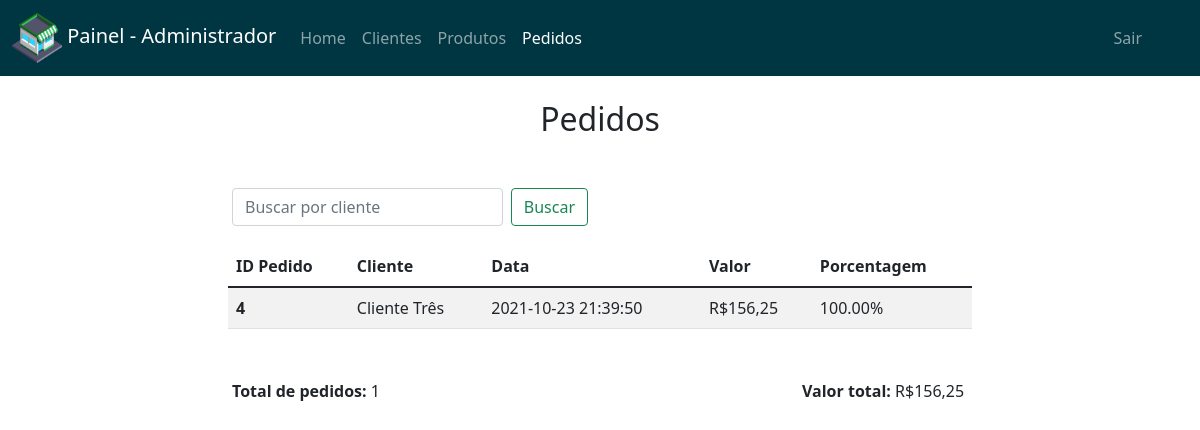
Page /pedidos.php?id=4 (signed in) on the committed database.
### tables this page shows
CREATE TABLE `pedidos` (
  `id_pedidos` int(11) NOT NULL,
  `id_cliente` int(11) NOT NULL,
  `data_pedido` datetime NOT NULL,
  `valor_pedido` float NOT NULL
);

CREATE TABLE `clientes` (
  `id_cliente` int(11) NOT NULL,
  `cpf_cliente` varchar(11) NOT NULL,
  `nome_cliente` varchar(50) NOT NULL,
  `telefone_cliente` varchar(10) NOT NULL
);

### pedidos.php (the view, shortened to what this page needs)
<!DOCTYPE html>
<html>
<head>
	<link rel="stylesheet" href="https://use.fontawesome.com/releases/v5.6.1/css/all.css">
	<link href="https://cdn.jsdelivr.net/npm/bootstrap@5.1.3/dist/css/bootstrap.min.css" rel="stylesheet">
</head>
<body>
	<nav class="navbar navbar-expand-lg navbar-dark bg-custom">
	  	<div class="container-fluid">
	    	<a class="navbar-brand" href="index.php">
	      		<img src="img/shop-icon.png" alt="" width="50" height="50">
	      		Painel - Administrador
	    	</a>
		    <div class="collapse navbar-collapse" id="navbarNav">
		      	<ul class="navbar-nav">
		        	<li class="nav-item">
		          		<a class="nav-link" aria-current="page" href="index.php">Home</a>
		        	</li>
		        	<li class="nav-item">
		          		<a class="nav-link" href="clientes.php">Clientes</a>
		        	</li>
			        <li class="nav-item">
			          	<a class="nav-link" href="produtos.php">Produtos</a>
			        </li>
			        <li class="nav-item">
			          	<a class="nav-link active" href="pedidos.php">Pedidos</a>
			        </li>
			        <li class="nav-item" style="right:  50px; position: absolute;">
			          	<a class="nav-link" href="?sair">Sair</a>
			        </li>
		      	</ul>
		    </div>
	  	</div>
	</nav>
	<div class="container">
		<br>
		<h2 align="center">Pedidos</h2>
		<div class="row" style="margin-top: 50px;">
			<div class="col-md-4 offset-md-2">
				<form class="d-flex">
			        <input class="form-control me-2" type="search" placeholder="Buscar por cliente" aria-label="Search" name="id">
			        <button class="btn btn-outline-success" type="submit">Buscar</button>
			    </form>
			</div>
		</div>
		<div class="col-md-8 offset-md-2" style="margin-top: 20px;">
			<table class="table table-striped">
			  	<thead>
			    	<tr>
			      	<th scope="col">ID Pedido</th>
			      	<th scope="col">Cliente</th>
			      	<th scope="col">Data</th>
			      	<th scope="col">Valor</th>
			      	<th scope="col">Porcentagem</th>
			    </tr>
			  	</thead>
			  	<tbody>
			  		<?php
			  		if (isset($_GET['id'])) {
			  			$id = $_GET['id'];
			  			$valorTotal = 0;
			  			$totalPedidos = 0;
			  			require_once "inc/config.php";
			  			$sqlValor = $pdo->prepare("SELECT valor_pedido FROM pedidos WHERE id_cliente = '".$id."'");
			  			$sqlValor->execute();
			  			while($rowValor = $sqlValor->fetch()){
			  				$valorTotal += $rowValor['valor_pedido'];
			  				$totalPedidos++;
			  			}
			  			$sql = "SELECT pedidos.id_pedidos, pedidos.id_cliente, pedidos.data_pedido, pedidos.valor_pedido, clientes.nome_cliente FROM pedidos INNER JOIN clientes ON pedidos.id_cliente = clientes.id_cliente WHERE pedidos.id_cliente = '".$id."'";
						if($stmt = $pdo->prepare($sql)){
						    if($stmt->execute()){
						        if($stmt->rowCount() != 0){
						            while($row = $stmt->fetch()){
					?>
					<tr>
			      		<th scope="row"><?=$row['id_pedidos']?></th>
			      		<td><?=$row['nome_cliente']?></td>
			      		<td><?=$row['data_pedido']?></td>
			      		<td>R$<?=number_format($row['valor_pedido'], 2, ",", ".")?></td>
			      		<td>
			      			<?php
			      				$porcentagem = ($row['valor_pedido']*100)/$valorTotal;
			      				$porcentagem = number_format($porcentagem, 2, '.', '');
			      				echo $porcentagem.'%';
			      			?>
			      		</td>
			    	</tr>
					<?php
									}
								}
							}
						}
					?>
			  	</tbody>
			</table>
		</div>
		<div class="row" style="margin-top: 50px;">
			<div class="col-md-2 offset-md-2">
				<b>Total de pedidos: </b>
				<?php
					if ($stmt->rowCount() != 0) {
						echo $totalPedidos;
					}else{
						echo '0';
					}
				 ?>
			</div>
			<div class="col-md-2 offset-md-4">
				<b>Valor total: </b>
				R$<?php
					if ($stmt->rowCount() != 0) {
						echo number_format($valorTotal, 2, ",", ".");
					}else{
						echo '0,00';
					}
				  ?>
			</div>
		</div>
	<?php }?>
	</div>
</body>
</html>

### pedidos.php (style rules this page uses)
.bg-custom { background-color: #003641; }
a { text-decoration: none; }

### rows in the picture
pedidos: id_pedidos "4", id_cliente.nome_cliente "Cliente Três", data_pedido "2021-10-23 21:39:50", valor_pedido "156,25", valor_pedido "100.00"

### other values in the picture
$totalPedidos "1"
$valorTotal "156,25"
